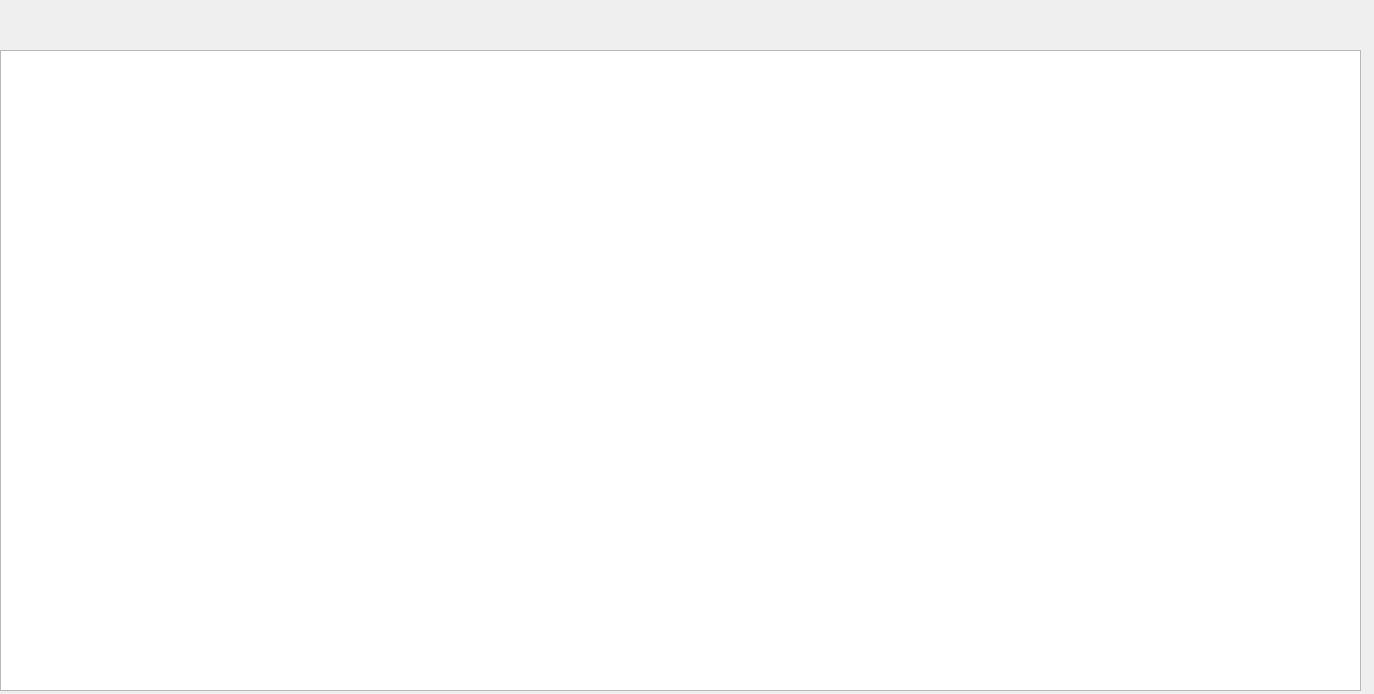
<?xml version="1.0" encoding="UTF-8"?>
<ui version="4.0">
 <class>SaleDialog</class>
 <widget class="QDialog" name="SaleDialog">
  <property name="geometry">
   <rect>
    <x>0</x>
    <y>0</y>
    <width>1374</width>
    <height>694</height>
   </rect>
  </property>
  <property name="windowTitle">
   <string>Dialog</string>
  </property>
  <widget class="QTableWidget" name="tableWidget">
   <property name="geometry">
    <rect>
     <x>0</x>
     <y>50</y>
     <width>1361</width>
     <height>641</height>
    </rect>
   </property>
  </widget>
 </widget>
 <resources/>
 <connections/>
</ui>
